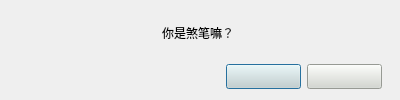
<?xml version="1.0" encoding="UTF-8"?>
<ui version="4.0">
 <class>newDialog</class>
 <widget class="QDialog" name="newDialog">
  <property name="geometry">
   <rect>
    <x>0</x>
    <y>0</y>
    <width>400</width>
    <height>100</height>
   </rect>
  </property>
  <property name="minimumSize">
   <size>
    <width>400</width>
    <height>100</height>
   </size>
  </property>
  <property name="maximumSize">
   <size>
    <width>400</width>
    <height>100</height>
   </size>
  </property>
  <property name="windowTitle">
   <string>Dialog</string>
  </property>
  <widget class="QWidget" name="layoutWidget">
   <property name="geometry">
    <rect>
     <x>150</x>
     <y>60</y>
     <width>232</width>
     <height>33</height>
    </rect>
   </property>
   <layout class="QHBoxLayout" name="horizontalLayout">
    <item>
     <spacer name="horizontalSpacer">
      <property name="orientation">
       <enum>Qt::Horizontal</enum>
      </property>
      <property name="sizeHint" stdset="0">
       <size>
        <width>40</width>
        <height>20</height>
       </size>
      </property>
     </spacer>
    </item>
    <item>
     <widget class="QPushButton" name="pushButton">
      <property name="enabled">
       <bool>true</bool>
      </property>
      <property name="minimumSize">
       <size>
        <width>75</width>
        <height>25</height>
       </size>
      </property>
      <property name="maximumSize">
       <size>
        <width>75</width>
        <height>25</height>
       </size>
      </property>
      <property name="cursor">
       <cursorShape>PointingHandCursor</cursorShape>
      </property>
      <property name="styleSheet">
       <string notr="true">QPushButton#pushButton
{
border-image: url(:/png/img/sd.png);
background-color: rgb(211, 215, 207);
}
QPushButton#pushButton:hover
{
background-color: rgb(186, 189, 182);
}</string>
      </property>
      <property name="text">
       <string/>
      </property>
     </widget>
    </item>
    <item>
     <widget class="QPushButton" name="pushButton_2">
      <property name="minimumSize">
       <size>
        <width>75</width>
        <height>25</height>
       </size>
      </property>
      <property name="maximumSize">
       <size>
        <width>75</width>
        <height>25</height>
       </size>
      </property>
      <property name="cursor">
       <cursorShape>PointingHandCursor</cursorShape>
      </property>
      <property name="styleSheet">
       <string notr="true">QPushButton#pushButton_2
{
border-image: url(:/png/img/bs.png);
background-color: rgb(211, 215, 207);
}
QPushButton#pushButton_2:hover
{
background-color: rgb(186, 189, 182);
}</string>
      </property>
      <property name="text">
       <string/>
      </property>
     </widget>
    </item>
   </layout>
  </widget>
  <widget class="QWidget" name="layoutWidget">
   <property name="geometry">
    <rect>
     <x>90</x>
     <y>20</y>
     <width>215</width>
     <height>25</height>
    </rect>
   </property>
   <layout class="QHBoxLayout" name="horizontalLayout_2">
    <item>
     <spacer name="horizontalSpacer_2">
      <property name="orientation">
       <enum>Qt::Horizontal</enum>
      </property>
      <property name="sizeHint" stdset="0">
       <size>
        <width>40</width>
        <height>20</height>
       </size>
      </property>
     </spacer>
    </item>
    <item>
     <widget class="QLabel" name="label">
      <property name="text">
       <string>你是煞笔嘛？</string>
      </property>
     </widget>
    </item>
    <item>
     <spacer name="horizontalSpacer_3">
      <property name="orientation">
       <enum>Qt::Horizontal</enum>
      </property>
      <property name="sizeHint" stdset="0">
       <size>
        <width>40</width>
        <height>20</height>
       </size>
      </property>
     </spacer>
    </item>
   </layout>
  </widget>
 </widget>
 <resources/>
 <connections/>
</ui>
